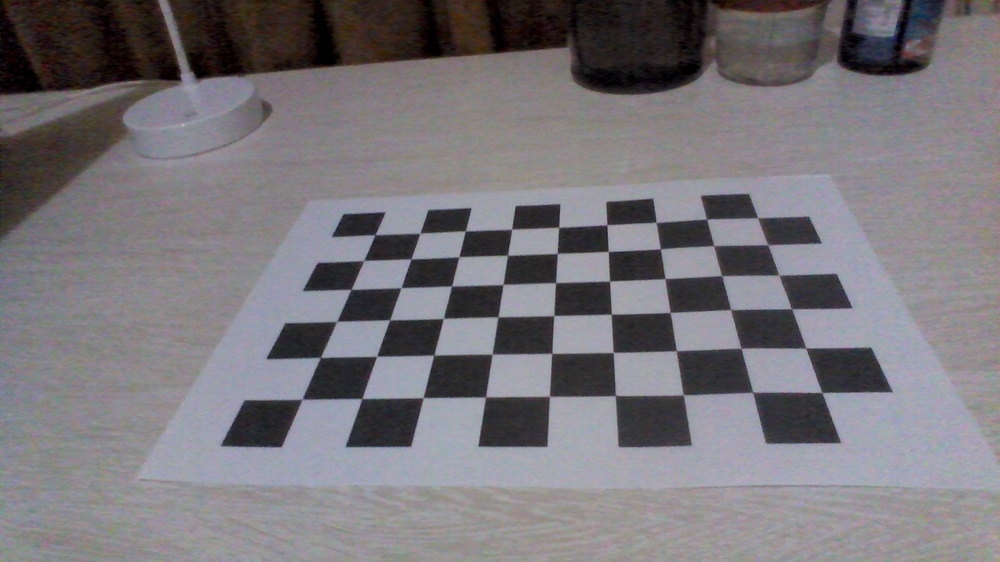
#> input picture Kalibrasi Kamera/WIN_20250214_19_11_42_Pro.jpg, 1000 x 562 px, shrunk from 1920 x 1080 before the run; its folder holds only this picture in this run
$ python calibrate.py
#> lines starting #> are read from the running program, lines starting #| are printed output that depends on the picture; after the words box and inside, x2 and y2 are one past the last pixel; in counts of white or black regions, pixels touching at a corner belong together
import cv2
import numpy as np
import glob
import os

os.environ["QT_QPA_PLATFORM"] = "xcb"


square_count_x = 10
square_count_y = 7

nx = square_count_x - 1
ny = square_count_y - 1

square_size = 0.025
criteria = (cv2.TermCriteria_EPS + cv2.TERM_CRITERIA_MAX_ITER, 30, 0.001)

object_points_3d = np.zeros((nx * ny, 3), np.float32)
object_points_3d[:, :2] = np.mgrid[0:ny, 0:nx].T.reshape(-1, 2)
object_points_3d = object_points_3d * square_size

object_points = []
image_points = []


def main():
    images = glob.glob("./Kalibrasi Kamera/*.jpg")
    for img in images:
        image = cv2.imread(img)
#> image is the input picture: shape (562, 1000, 3); mean B, G, R 121.8, 117.5, 120.3
        gray = cv2.cvtColor(image, cv2.COLOR_BGR2GRAY)
        success, corners = cv2.findChessboardCorners(gray, (ny, nx), None)
#> success = True; corners = 54 rows, first 8: [302.6, 398.4], [320.4, 357.2], [336.8, 321.4], [351, 289.2], [363.9, 260.5], [375.1, 234.5], [361.9, 398.6], [377.1, 356]
        if success:
            object_points.append(object_points_3d)
            corners_2 = cv2.cornerSubPix(gray, corners, (11, 11), (-1, -1), criteria)
#> corners_2 = 54 rows, first 8: [302.2, 399.1], [320.4, 357.5], [336.6, 321.4], [351.1, 289.4], [363.7, 260.6], [375.1, 234.7], [361.9, 398.6], [376.6, 356.3]
            image_points.append(corners_2)
            cv2.drawChessboardCorners(image, (ny, nx), corners_2, success)
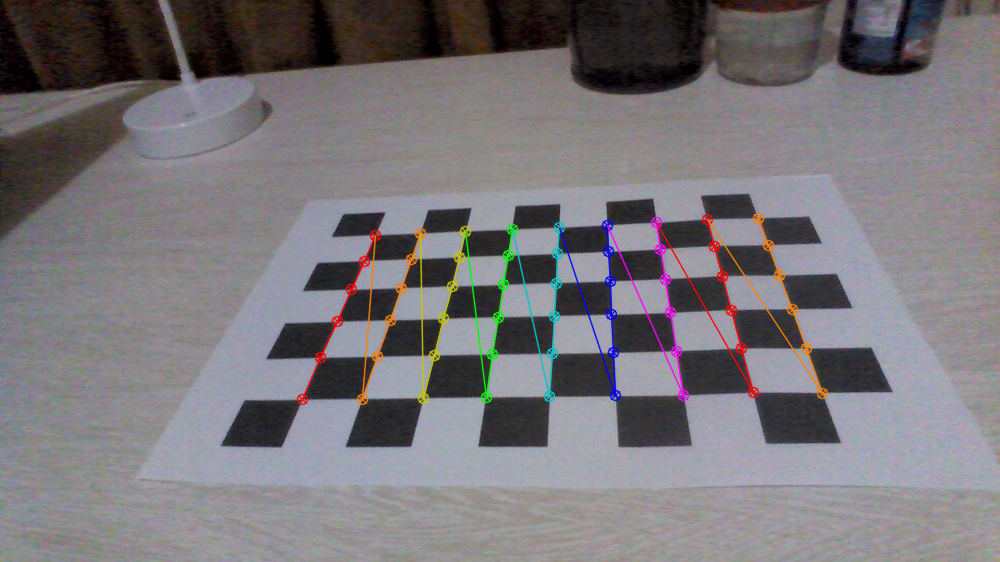
#> image: shape (562, 1000, 3); 2.35% of pixels changed, all inside (x1, y1, x2, y2) = (296, 212, 829, 406)
            cv2.imshow("Image", image)
            cv2.waitKey(1000)

    ret, mtx, dist, rvecs, tvecs = cv2.calibrateCamera(
        object_points, image_points, gray.shape[::-1], None, None
    )
#> ret = 0.412; mtx = [[711.7, 0, 503.6], [0, 747.2, 304.5], [0, 0, 1]]; dist = [[0.196, -1.39, -0.00515, 0.00375, 2.34]]; rvecs = ([-0.843, -0.634, -1.4],); tvecs = ([-0.0814, 0.0365, 0.289],)

    cv_file = cv2.FileStorage("calibration_chessboard.yaml", cv2.FILE_STORAGE_WRITE)
    cv_file.write("K", mtx)
    cv_file.write("D", dist)
    cv_file.release()

    cv_file = cv2.FileStorage("calibration_chessboard.yaml", cv2.FILE_STORAGE_READ)
    mtx = cv_file.getNode("K").mat()
    dist = cv_file.getNode("D").mat()
    cv_file.release()

    print("Camera matrix:")
    print(mtx)

    print("\n Distortion coefficient:")
    print(dist)

    cv2.destroyAllWindows()


if __name__ == "__main__":
    print(__doc__)
    main()

$ run again, on Kalibrasi Kamera/WIN_20250214_19_11_58_Pro.jpg
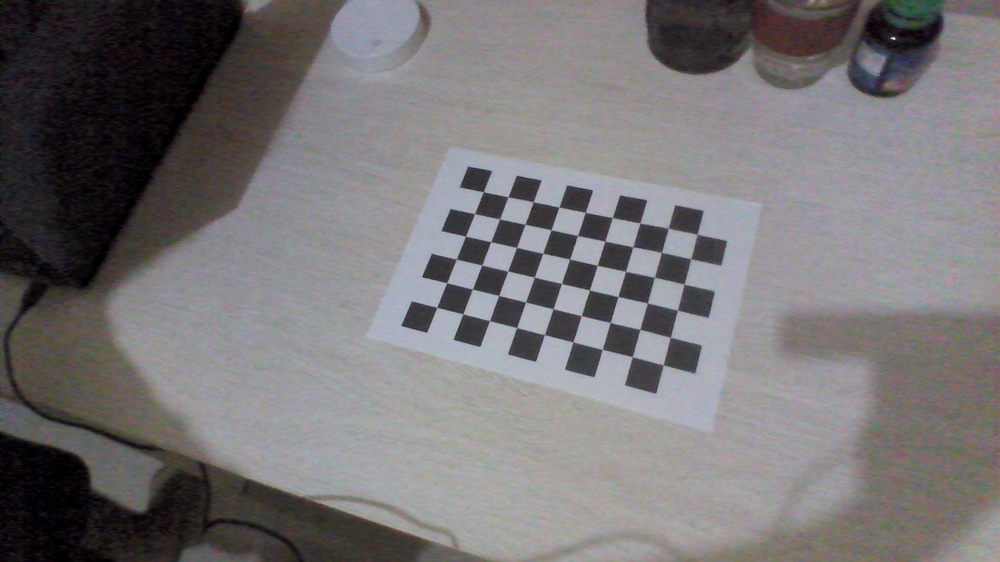
#> input picture Kalibrasi Kamera/WIN_20250214_19_11_58_Pro.jpg, 1000 x 562 px, shrunk from 1920 x 1080 before the run
#> in main, image is the input picture: shape (562, 1000, 3); mean B, G, R 117.4, 115.9, 118.6
#> success = True; corners = 54 rows, first 8: [436.8, 307.3], [446.6, 282.6], [456.5, 259], [465.4, 236.2], [474.4, 213.6], [483.4, 191.6], [463, 313.9], [472.5, 289]
#> corners_2 = 54 rows, first 8: [436.8, 307.3], [446.7, 282.7], [456.3, 259], [465.5, 236.2], [474.5, 213.7], [483.3, 191.8], [462.9, 313.9], [472.5, 289]
#> in main, `cv2.drawChessboardCorners(image, (ny, nx), corners_2, success)`:
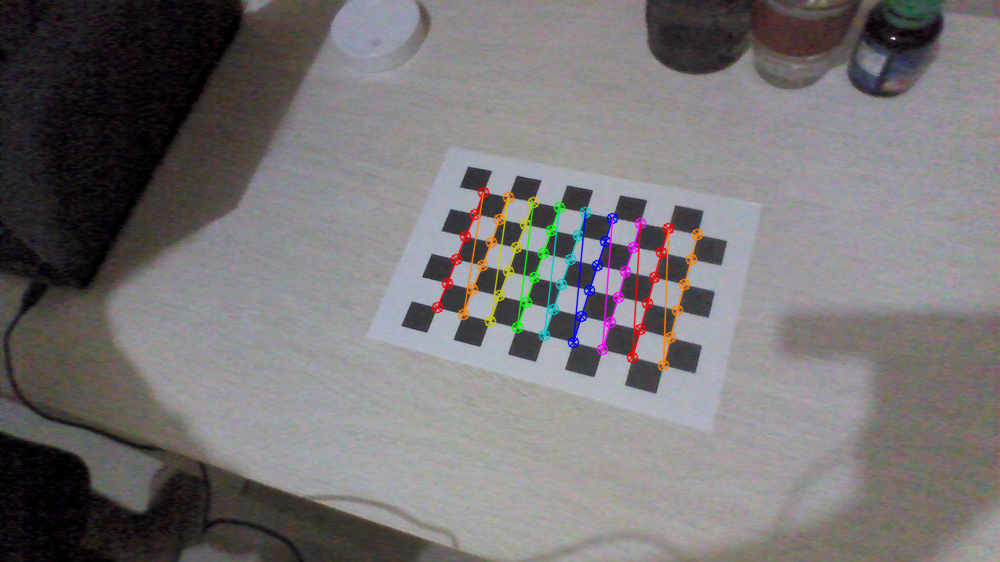
#> image: shape (562, 1000, 3); 1.89% of pixels changed, all inside (x1, y1, x2, y2) = (431, 186, 704, 372)
#> ret = 0.142; mtx = [[681.9, 0, 495.7], [0, 679.5, 297.6], [0, 0, 1]]; dist = [[0.0531, 1.18, -0.00486, -0.00514, -10.69]]; rvecs = ([-0.489, -0.142, -1.25],); tvecs = ([-0.0521, 0.00853, 0.604],)

$ run again, on Kalibrasi Kamera/WIN_20250214_19_12_09_Pro.jpg
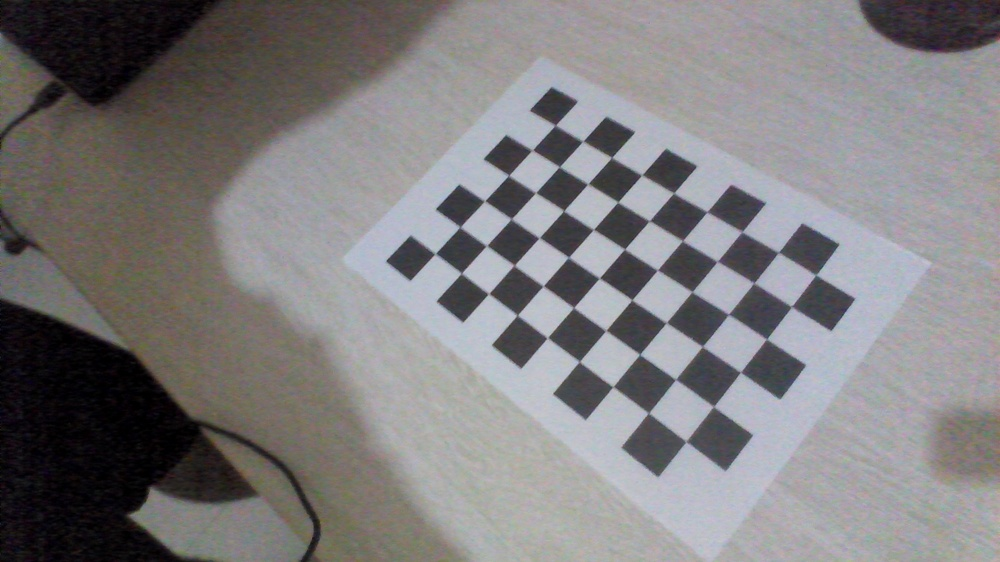
#> input picture Kalibrasi Kamera/WIN_20250214_19_12_09_Pro.jpg, 1000 x 562 px, shrunk from 1920 x 1080 before the run
#> in main, image is the input picture: shape (562, 1000, 3); mean B, G, R 126.5, 125.1, 127.2
#> success = True; corners = 54 rows, first 8: [435.3, 253.6], [459.9, 227.2], [484.7, 200.8], [508.7, 175.4], [533.1, 149.5], [555.4, 125.2], [461.4, 273.5], [486.6, 245.5]
#> corners_2 = 54 rows, first 8: [435.2, 253.7], [460, 227], [484.6, 200.9], [508.6, 175.5], [532.2, 150.1], [555.2, 125.3], [461.4, 273.2], [486.6, 245.6]
#> in main, `cv2.drawChessboardCorners(image, (ny, nx), corners_2, success)`:
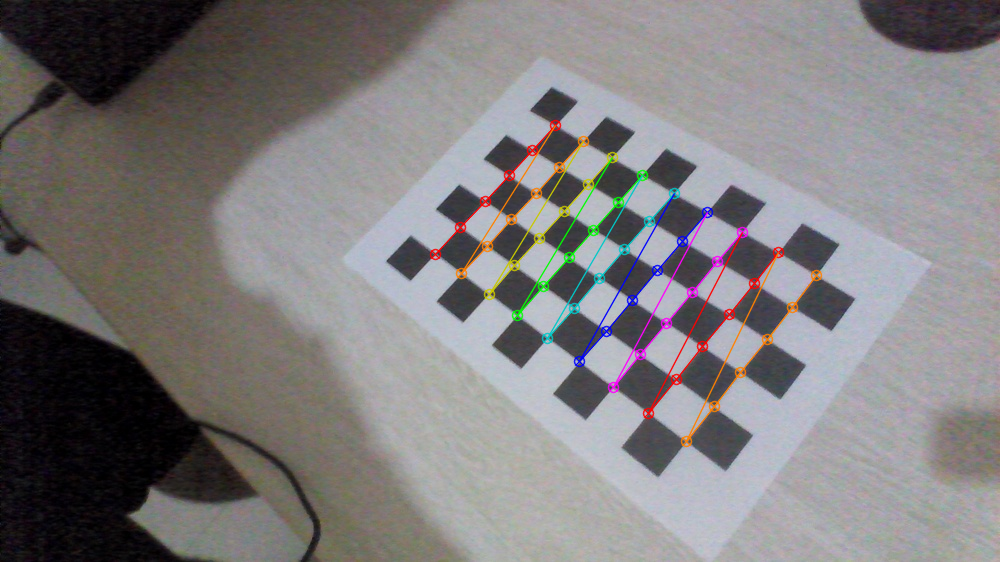
#> image: shape (562, 1000, 3); 2.23% of pixels changed, all inside (x1, y1, x2, y2) = (429, 119, 823, 448)
#> ret = 0.166; mtx = [[788, 0, 448.8], [0, 832.1, 302.9], [0, 0, 1]]; dist = [[0.0622, 0.34, -0.00422, -0.00323, -2.3]]; rvecs = ([-0.59, 0.000597, -0.838],); tvecs = ([-0.00921, -0.0316, 0.534],)

$ run again, on Kalibrasi Kamera/WIN_20250214_19_12_16_Pro.jpg
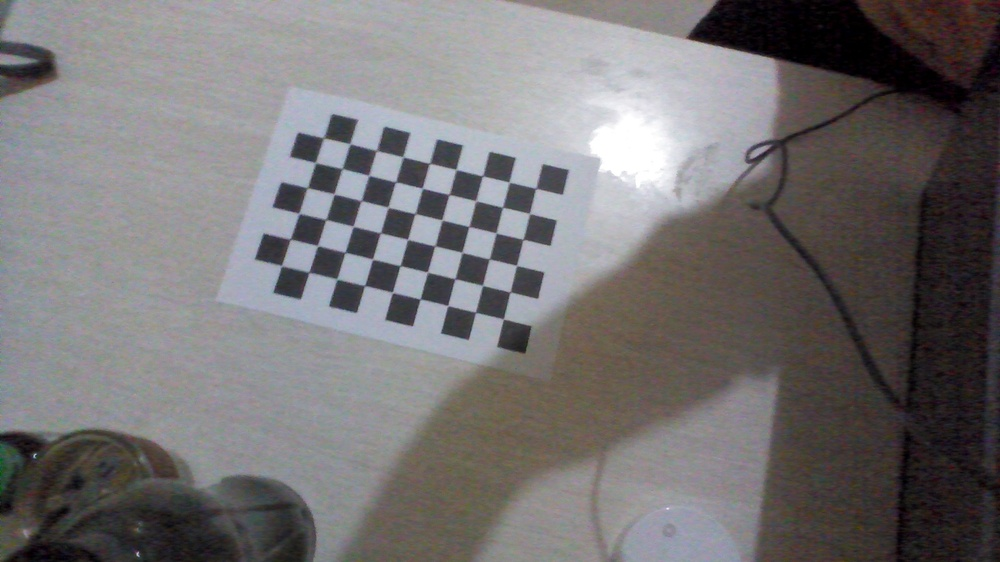
#> input picture Kalibrasi Kamera/WIN_20250214_19_12_16_Pro.jpg, 1000 x 562 px, shrunk from 1920 x 1080 before the run
#> in main, image is the input picture: shape (562, 1000, 3); mean B, G, R 114.9, 113.9, 116.7
#> success = True; corners = 54 rows, first 8: [535.7, 188.5], [529.4, 213.6], [522.9, 239.7], [516.6, 265.4], [510.3, 292.1], [502, 317], [509.1, 182.2], [502.5, 207.4]
#> corners_2 = 54 rows, first 8: [535.7, 188.3], [529.5, 213.5], [523.1, 239.3], [516.5, 265.4], [510, 291.9], [503.4, 318.9], [509.2, 182.1], [502.5, 207.3]
#> in main, `cv2.drawChessboardCorners(image, (ny, nx), corners_2, success)`:
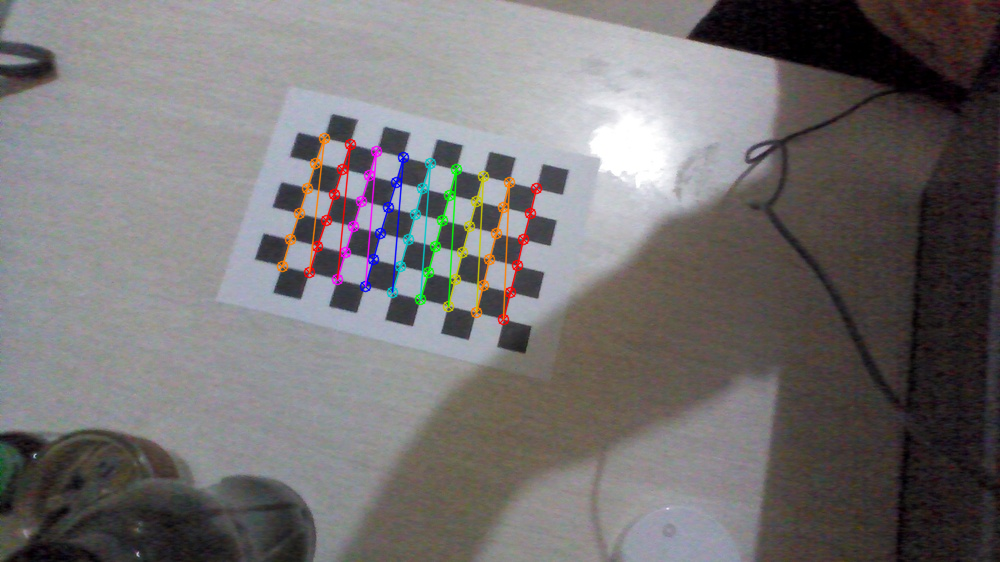
#> image: shape (562, 1000, 3); 1.95% of pixels changed, all inside (x1, y1, x2, y2) = (276, 132, 543, 326)
#> ret = 0.14; mtx = [[352.3, 0, 502.3], [0, 343, 276.2], [0, 0, 1]]; dist = [[0.00895, 0.128, -0.00356, 0.00293, -0.269]]; rvecs = ([-0.103, 0.0973, 1.81],); tvecs = ([0.0304, -0.0822, 0.322],)
